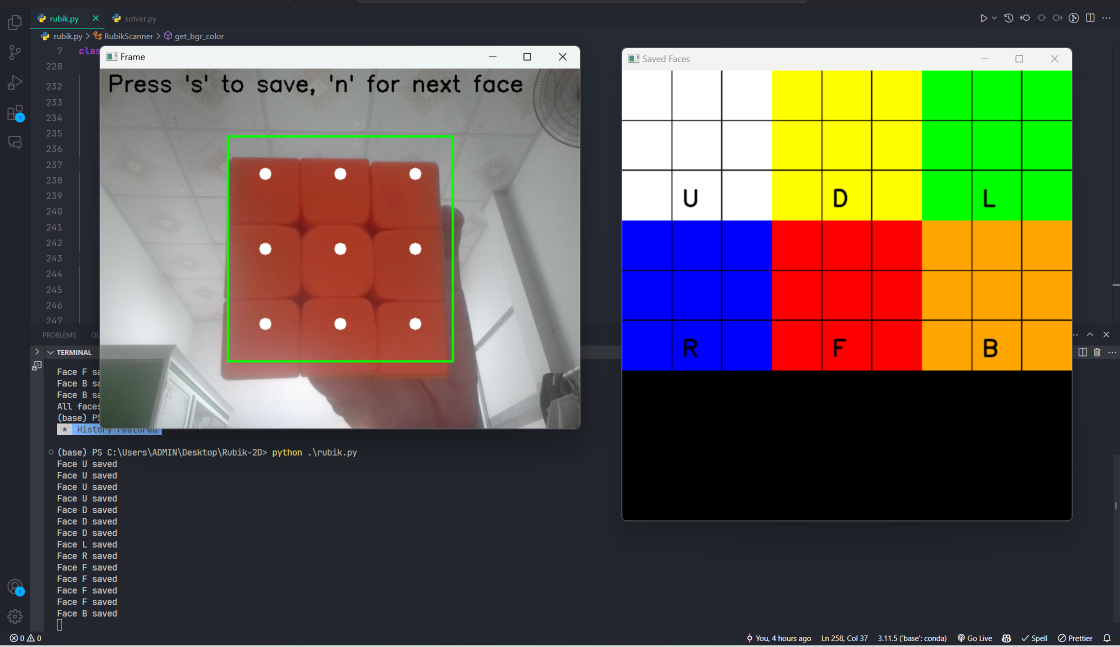
#> input picture Document/Scan_Rubik.png, 2239 x 1294 px, given in place of the camera (shown at 1/2 size)
$ python rubik.py
#> lines starting #> are read from the running program, lines starting #| are printed output that depends on the picture; after the words box and inside, x2 and y2 are one past the last pixel; in counts of white or black regions, pixels touching at a corner belong together
import cv2
import numpy as np

from solver import SolverRubik


class RubikScanner:
    def __init__(self):
        self.face = None
        self.colors = None
        self.faces = {
            "U": None,
            "D": None,
            "L": None,
            "R": None,
            "F": None,
            "B": None,
        }
        self.face_colors = {
            "U": None,
            "D": None,
            "L": None,
            "R": None,
            "F": None,
            "B": None,
        }
        self.current_face_index = 0
        self.face_order = ["U", "D", "L", "R", "F", "B"]
        self.processed_faces = {face: None for face in self.faces.keys()}
        self.solution_steps = []
        self.display_solution = False

    def capture_face(self, camera_id=0):
#> called with camera_id = 0
        cap = cv2.VideoCapture(camera_id)

        if not cap.isOpened():
            print("Cannot open camera")
            return

        while cap.isOpened():
            ret, frame = cap.read()
#> frame is the input picture: shape (1294, 2239, 3); mean B, G, R 74.3, 85.2, 91.8
            if not ret:
                print("Can't receive frame (stream end?). Exiting ...")
                break
            frame = cv2.flip(frame, 1)
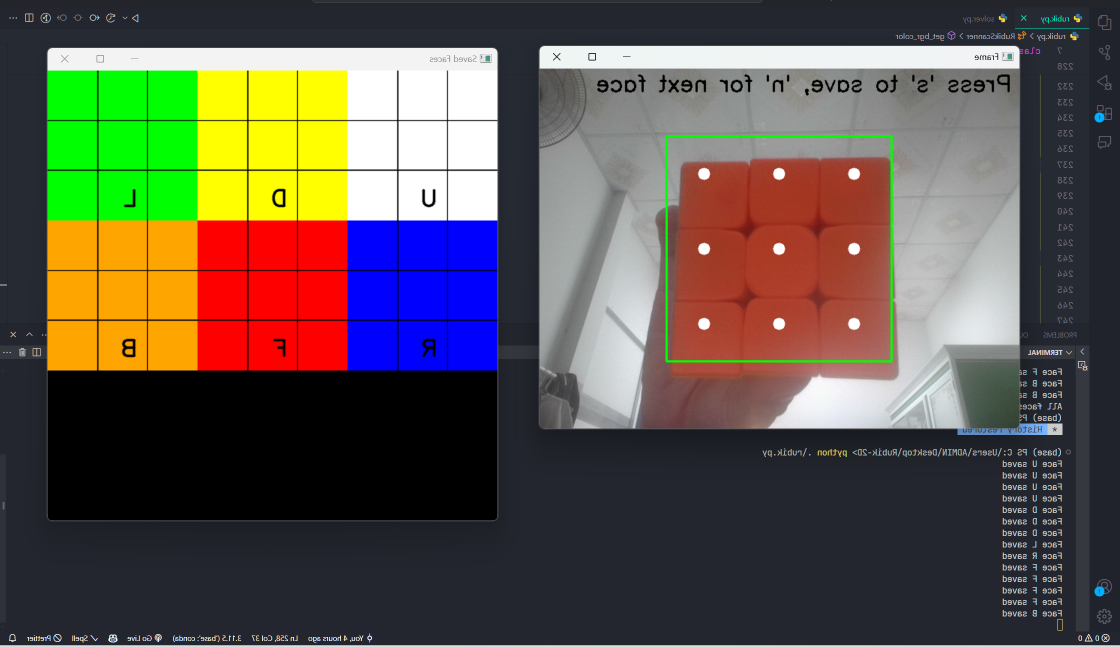
#> frame: shape (1294, 2239, 3) (shown at 1/2 size); mean B, G, R 74.3, 85.2, 91.8

            height, width, _ = frame.shape
#> height = 1294; width = 2239
            rect_top_left = (width // 2 - 150, height // 2 - 150)
#> rect_top_left = (969, 497)
            rect_bottom_right = (width // 2 + 150, height // 2 + 150)
#> rect_bottom_right = (1269, 797)
            cell_size = 100

            # Draw the rectangle
            cv2.rectangle(frame, rect_top_left, rect_bottom_right, (0, 255, 0), 2)
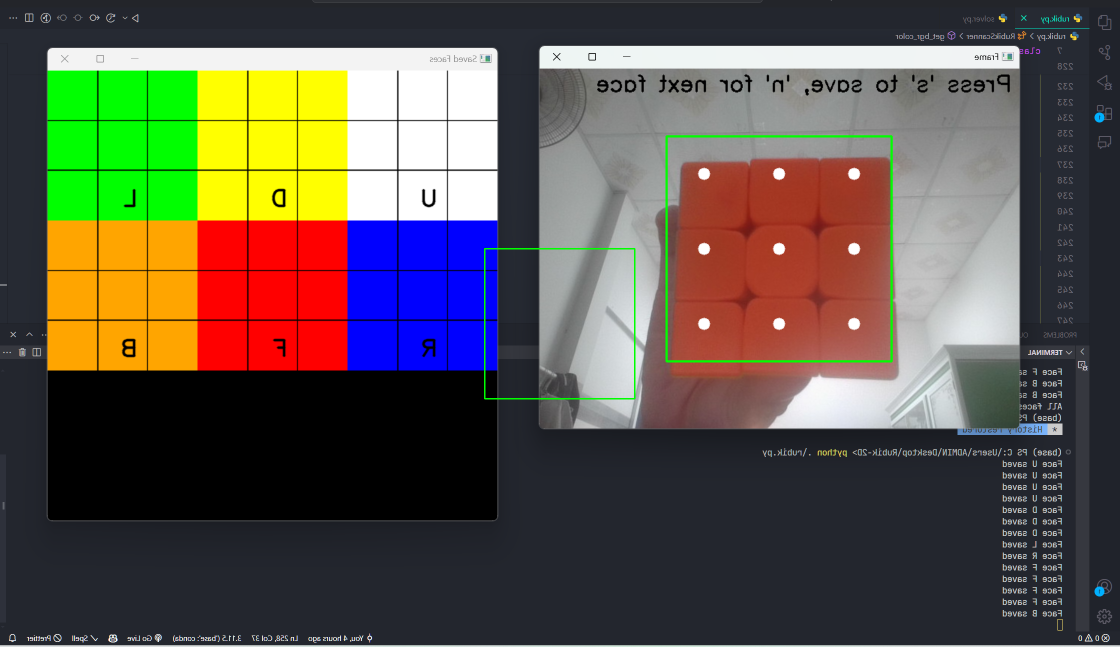
#> frame: shape (1294, 2239, 3) (shown at 1/2 size); 0.12% of pixels changed, all inside (x1, y1, x2, y2) = (968, 496, 1271, 799)

            # Draw the grid
            for i in range(3):
                for j in range(3):
                    center_x = rect_top_left[0] + j * cell_size + cell_size // 2
                    center_y = rect_top_left[1] + i * cell_size + cell_size // 2
                    cv2.circle(frame, (center_x, center_y), 8, (255, 255, 255), -1)
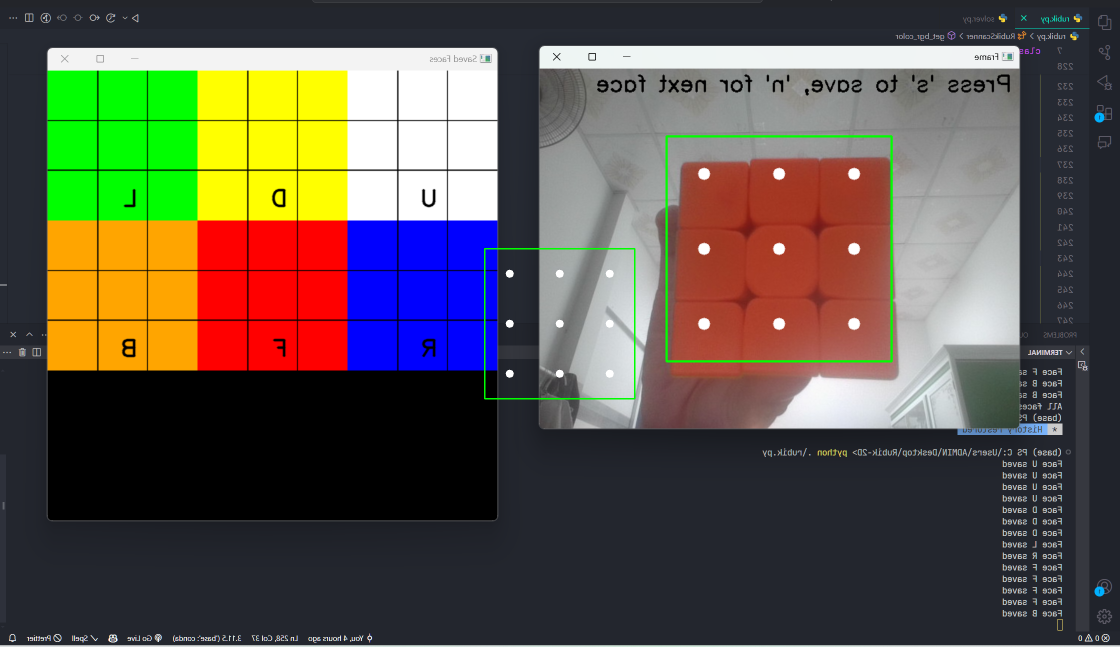
#> frame: shape (1294, 2239, 3) (shown at 1/2 size); 0.06% of pixels changed, all inside (x1, y1, x2, y2) = (1011, 539, 1228, 756)

            # Write text on the frame
            cv2.putText(
                frame,
                "Press 's' to save, 'n' for next face",
                (10, 30),
                cv2.FONT_HERSHEY_SIMPLEX,
                1,
                (0, 0, 0),
                2,
            )
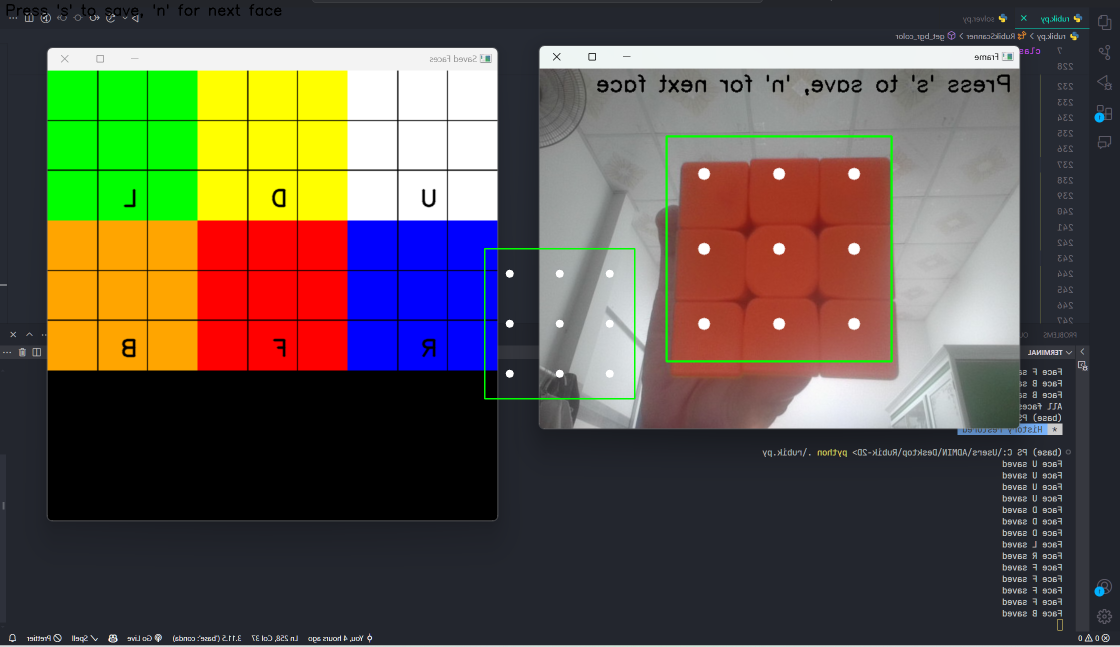
#> frame: shape (1294, 2239, 3) (shown at 1/2 size); 0.1% of pixels changed, all inside (x1, y1, x2, y2) = (13, 8, 563, 36)

            # Display the saved faces
            self.display_saved_faces()

            cv2.imshow("Frame", frame)

            key = cv2.waitKey(1)
            if key == ord("s"):
                self.save_current_face(frame, height, width)
            elif key == ord("n"):
                if self.faces[self.face_order[self.current_face_index]] is not None:
                    if self.current_face_index < len(self.faces) - 1:
                        self.current_face_index += 1
                    else:
                        print("All faces saved. Solving...")

                        solver = SolverRubik(self.get_state())
                        solutions = solver.solve()
                        self.solution_steps = solutions.split()
                        self.display_solution = True
                        # Display the saved faces with the solution
                        self.display_saved_faces()
                else:
                    print("Please save the current face before moving to the next one.")
            elif key == ord("q"):
                break

        cap.release()
        cv2.destroyAllWindows()

    def display_saved_faces(self):
        display_frame = np.zeros((600, 600, 3), dtype=np.uint8)

        for i, (face_name, face) in enumerate(self.faces.items()):
            if face is not None:
                row = i // 3
                col = i % 3
                y = row * 200
                x = col * 200
                if x + 200 > display_frame.shape[1] or y + 200 > display_frame.shape[0]:
                    continue
                processed_face = self.processed_faces[face_name]
                processed_face_resized = cv2.resize(processed_face, (200, 200))
                display_frame[y : y + 200, x : x + 200] = processed_face_resized  #
                cv2.putText(
                    display_frame,
                    face_name,
                    (x + 80, y + 180),
                    cv2.FONT_HERSHEY_SIMPLEX,
                    1,
                    (0, 0, 0),
                    2,
                    cv2.LINE_AA,
                )
                self.draw_grid(display_frame[y : y + 200, x : x + 200])
#> display_frame: shape (600, 600, 3); every value is 0

        if self.display_solution:
            solution_text = " ".join(self.solution_steps)
            font_scale = 1.0
            max_width = display_frame.shape[1] - 20  # Padding
            while True:
                text_size = cv2.getTextSize(
                    solution_text, cv2.FONT_HERSHEY_SIMPLEX, font_scale, 2
                )[0]
                if text_size[0] <= max_width:
                    break
                font_scale -= 0.1
            text_x = (display_frame.shape[1] - text_size[0]) // 2
            text_y = display_frame.shape[0] - 30
            cv2.putText(
                display_frame,
                solution_text,
                (text_x, text_y),
                cv2.FONT_HERSHEY_SIMPLEX,
                font_scale,
                (0, 0, 255),
                2,
                cv2.LINE_AA,
            )

        cv2.imshow("Saved Faces", display_frame)

    # [108 lines left out: functions draw_grid, save_current_face, process_face, get_color_name, get_bgr_color, not called in this run]

    def in_range(self, hsv_color, lower, upper):
        return all(lower[i] <= hsv_color[i] <= upper[i] for i in range(3))

    def color_distance(self, hsv_color, lower, upper):
        midpoint = [(lower[i] + upper[i]) / 2 for i in range(3)]
        return np.linalg.norm(np.array(hsv_color) - np.array(midpoint))

    def get_state(self):
        return self.face_colors


def main():
    scanner = RubikScanner()
    scanner.capture_face()
#> (key q is pressed here)


if __name__ == "__main__":
    main()
